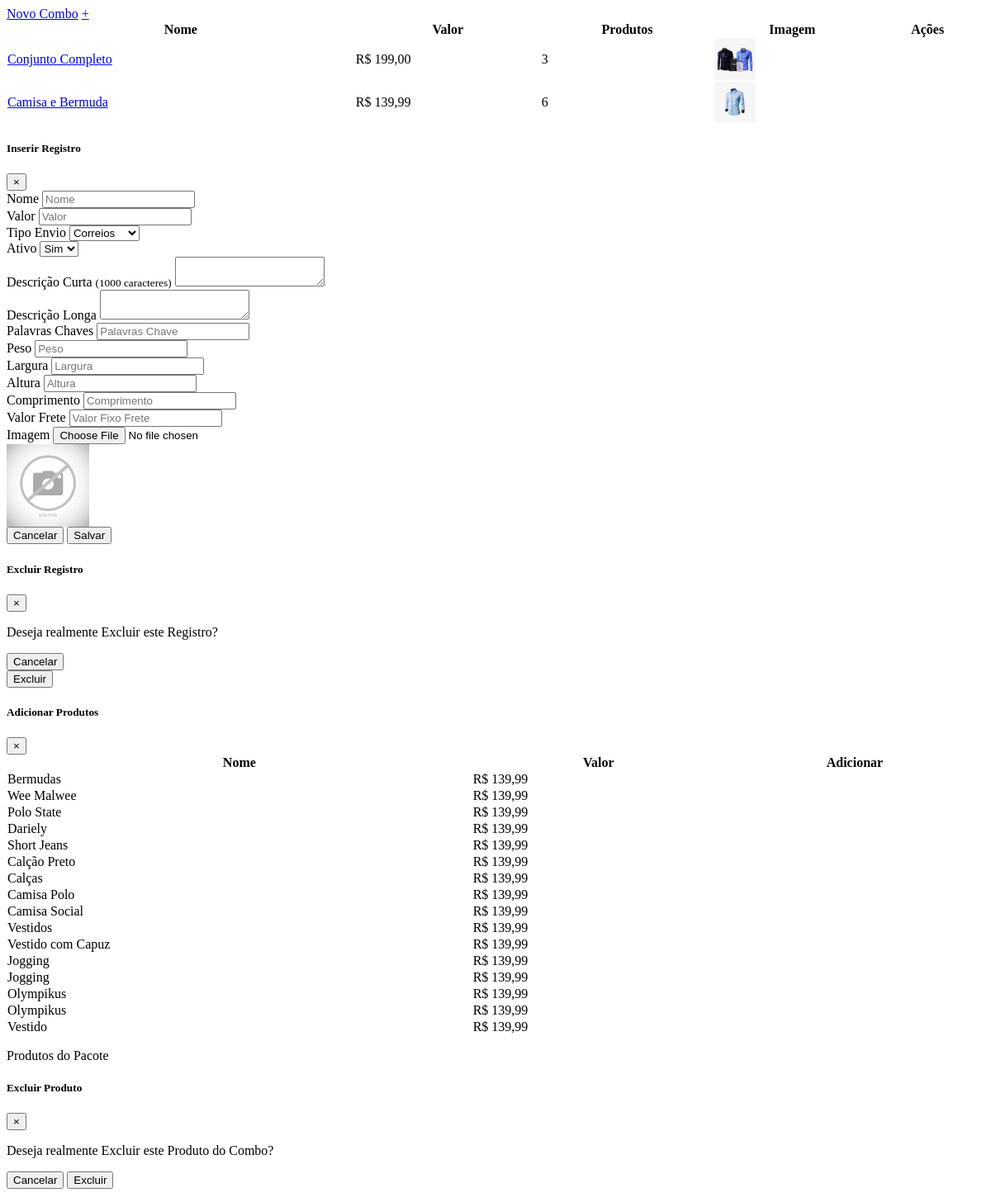
The app's page /sistema/painel-admin/combos.php (signed in), older data.
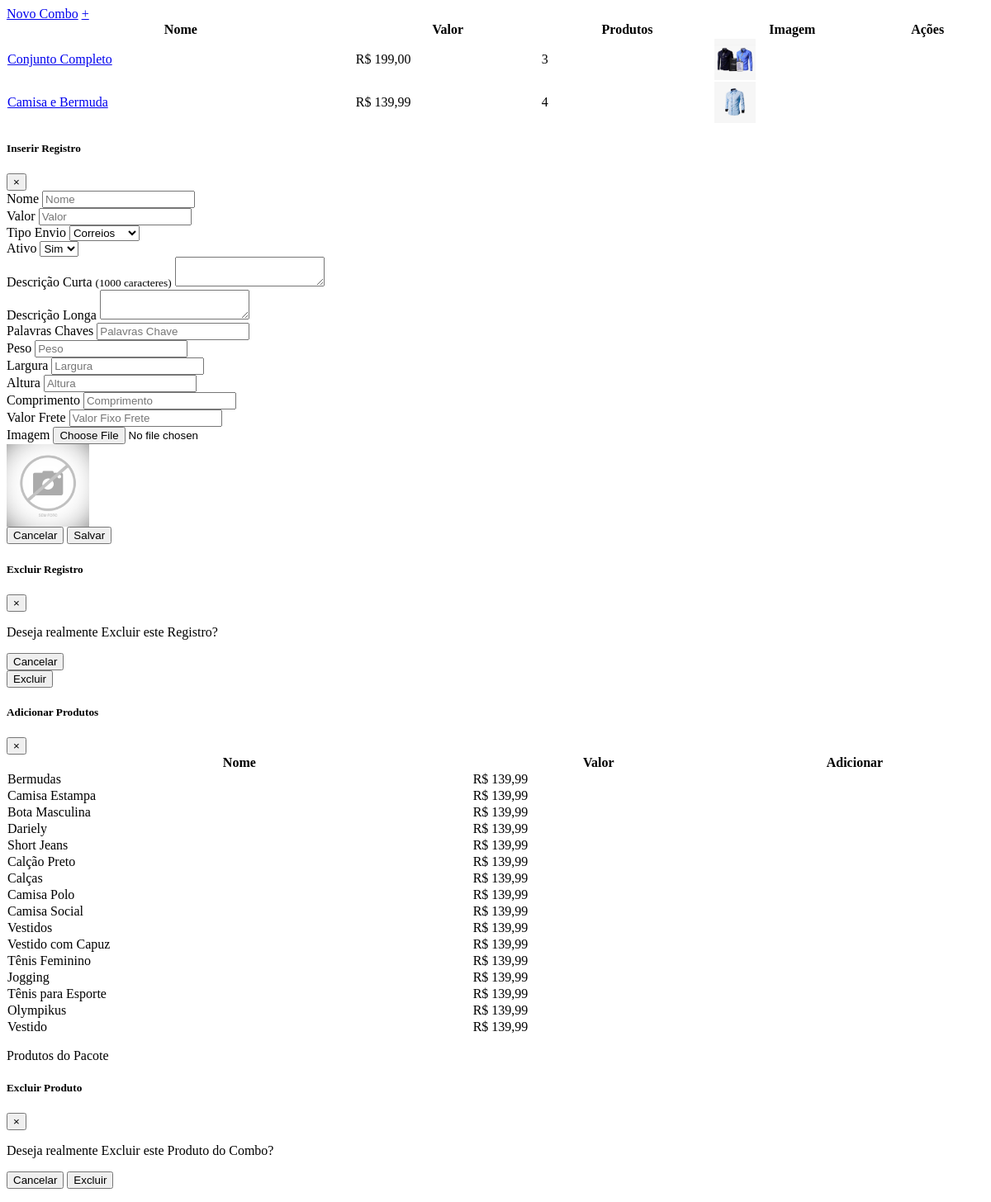
The same page, newer data.
### tables this page shows
CREATE TABLE `combos` (
  `id` int(11) NOT NULL AUTO_INCREMENT,
  `nome` varchar(100) NOT NULL,
  `nome_url` varchar(50) NOT NULL,
  `descricao` varchar(1000) NOT NULL,
  `descricao_longa` text NOT NULL,
  `valor` decimal(8,2) NOT NULL,
  `imagem` varchar(100) NOT NULL,
  `tipo_envio` int(1) NOT NULL,
  `palavras` varchar(250) NOT NULL,
  `ativo` varchar(5) NOT NULL,
  `peso` double(8,2) NOT NULL,
  `largura` double(8,2) NOT NULL,
  `altura` double(8,2) NOT NULL,
  `comprimento` double(8,2) NOT NULL,
  `valor_frete` decimal(10,2) DEFAULT NULL,
  `vendas` int(11) DEFAULT NULL,
  PRIMARY KEY (`id`)
);

CREATE TABLE `produtos` (
  `id` int(11) NOT NULL AUTO_INCREMENT,
  `categoria` int(11) NOT NULL,
  `sub_categoria` int(11) NOT NULL,
  `nome` varchar(100) NOT NULL,
  `nome_url` varchar(100) NOT NULL,
  `descricao` varchar(1000) NOT NULL,
  `descricao_longa` text NOT NULL,
  `valor` decimal(10,2) NOT NULL,
  `imagem` varchar(100) NOT NULL,
  `estoque` int(11) NOT NULL,
  `tipo_envio` int(11) NOT NULL,
  `palavras` varchar(250) NOT NULL,
  `ativo` varchar(5) NOT NULL,
  `peso` double(8,2) DEFAULT NULL,
  `largura` int(11) DEFAULT NULL,
  `altura` int(11) DEFAULT NULL,
  `comprimento` int(11) DEFAULT NULL,
  `modelo` varchar(100) DEFAULT NULL,
  `valor_frete` decimal(8,2) DEFAULT NULL,
  `promocao` varchar(5) NOT NULL,
  `vendas` int(11) DEFAULT NULL,
  PRIMARY KEY (`id`)
);

### sistema/painel-admin/combos.php (the view, shortened to what the changed rows need)
<?php
$pag = "combos";
require_once("../../conexao.php");
?>
<div class="card shadow mb-4">
  <div class="card-body">
    <div class="table-responsive">
      <table class="table table-bordered" id="dataTable" width="100%" cellspacing="0">
        <thead>
          <tr>
            <th>Nome</th>
            <th>Valor</th>
            <th>Produtos</th>
            <th>Imagem</th>
            <th>Ações</th>
          </tr>
        </thead>
        <tbody>
         <?php
         $query = $pdo->query("SELECT * FROM combos order by id desc ");
         $res = $query->fetchAll(PDO::FETCH_ASSOC);
         for ($i=0; $i < count($res); $i++) {
          $nome = $res[$i]['nome'];
          $valor = $res[$i]['valor'];
          $imagem = $res[$i]['imagem'];
          $id = $res[$i]['id'];
          $valor = number_format($valor, 2, ',', '.');
          $query2 = $pdo->query("SELECT * FROM prod_combos where id_combo = '$id' ");
          $res2 = $query2->fetchAll(PDO::FETCH_ASSOC);
          $total_produtos = @count($res2);
          ?>
          <tr>
            <td>
              <a href="index.php?pag=<?php echo $pag ?>&funcao=produtos&id=<?php echo $id ?>" class="text-info">
                <?php echo $nome ?>
              </a>
            </td>
            <td>R$ <?php echo $valor ?></td>
            <td><?php echo $total_produtos ?></td>
            <td><img src="../../img/combos/<?php echo $imagem ?>" width="50"></td>
            <td>
           </td>
         </tr>
       <?php } ?>
     </tbody>
   </table>
 </div>
</div>
</div>
<div class="modal fade" id="modal-produtos" tabindex="-1" role="dialog">
  <div class="modal-dialog modal-lg" role="document">
    <div class="modal-content">
      <div class="modal-body">
        <div class="row">
          <div class="col-md-9" >
            <div class="table-responsive">
              <table class="table table-bordered" id="dataTable2" width="100%" cellspacing="0">
                <thead>
                  <tr>
                    <th>Nome</th>
                    <th>Valor</th>
                    <th>Adicionar</th>
                  </tr>
                </thead>
                <tbody>
                  <?php
                  $query = $pdo->query("SELECT * FROM produtos where ativo = 'Sim' order by id desc ");
                  $res = $query->fetchAll(PDO::FETCH_ASSOC);
                  for ($i=0; $i < count($res); $i++) {
                    $nome_prod = $res[$i]['nome'];
                    ?>
                    <tr>
                      <td>
                        <?php echo $nome_prod ?>
                      </td>
                      <td>R$ <?php echo $valor ?></td>
                      <td>
                      </td>
                    </tr>
                  <?php } ?>
                </tbody>
              </table>
            </div>
          </div>
        </div>
      </div>
    </div>
  </div>
</div>

Row changes from the older to the newer data that the page shows:
computed for combos "Camisa e Bermuda": total_produtos "6" → "4"
changed produtos: nome "Wee Malwee" → "Camisa Estampa"
changed produtos: nome "Polo State" → "Bota Masculina"
changed produtos: nome "Jogging" → "Tênis Feminino"
changed produtos: nome "Olympikus" → "Tênis para Esporte"
